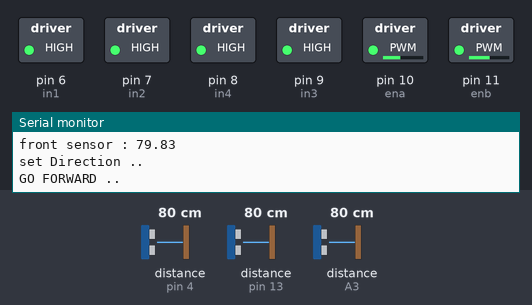
This sketch was run on a simulated Arduino Mega 2560, built with avr-gcc and run on an emulated ATmega2560. Shown: switched loads named in the sketch (green lamp = pin HIGH), the last lines printed to the serial monitor. Wiring (inferred from the names in the program): 3 × ultrasonic range finder: trigger pin 5, echo pin 4 / trigger pin 12, echo pin 13 / trigger A2, echo A3. Dashed ring = blinking. The test bench sets the inputs (shaded band); at power-on: distance to the obstacle (sensors on pin 13, pin 4, A3) 80 cm. The echo pulse lasts 58.3 µs per cm; pins used as bus, display or sensor lines are not drawn.

Above: at 2.2 s.
2.3 s: distance to the obstacle (sensor on pin 13) set to 14 cm
At 2.64 s:
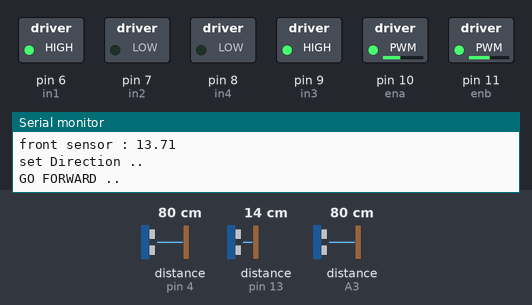
5.8 s: distance to the obstacle (sensor on pin 13) set to 11 cm
At 7.0 s:
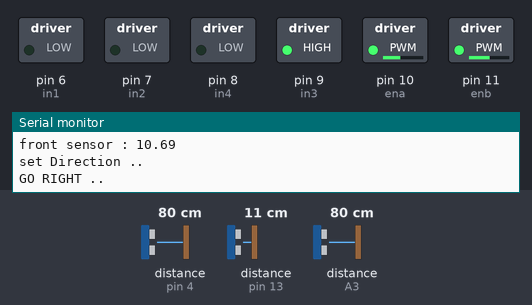
9.8 s: distance to the obstacle (sensor on pin 4) set to 2 cm
13.8 s: distance to the obstacle (sensor on A3) set to 15 cm
15.6 s: distance to the obstacle (sensor on A3) set to 11 cm
At 16.96 s:
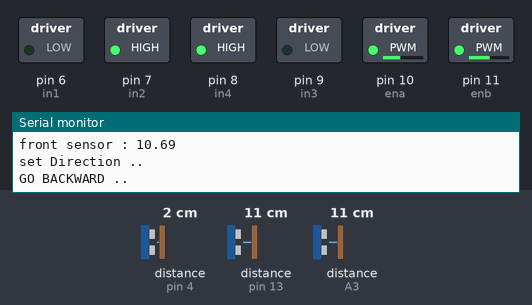
19.6 s: distance to the obstacle (sensor on A3) set to 18 cm
At 21.3 s:
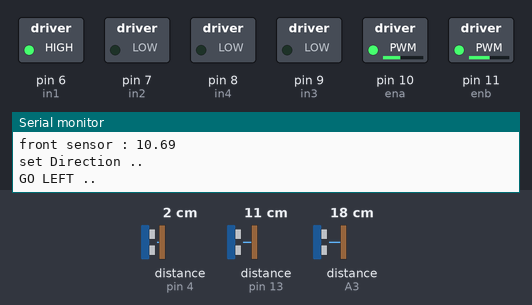
Timing chart, 0 to 24.6 s (numbered marks = the images above; inputs shaded):
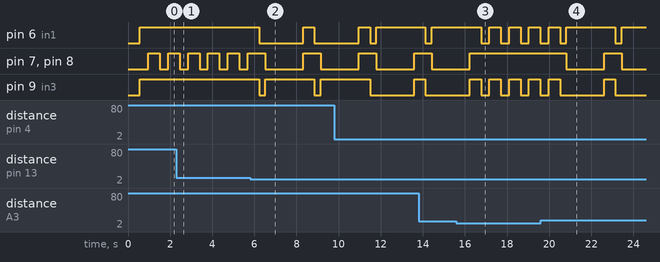

Measured:
- the behaviour switches between 13 and 12 cm on distance to the obstacle (sensor on pin 13) (found by bisection; images 1 and 2)
- the behaviour switches between 13 and 12 cm on distance to the obstacle (sensor on A3) (found by bisection; images 2 and 3)
- after the input at 5.8 s, pin 6 (in1): HIGH → LOW after 0.42 s, → HIGH 2.1 s later, → LOW 0.53 s later; pin 9 (in3): alternates HIGH for 2.3 s and LOW for 0.30 s, starting after 0.42 s
- after the input at 15.6 s, pin 7 (in2), pin 8 (in4): goes on until 16.2 s, then stays HIGH; pin 9 (in3): alternates HIGH for 0.54 s and LOW for 0.40 s, starting after 1.6 s
- after the input at 19.6 s, pin 7 (in2), pin 8 (in4): HIGH → LOW after 1.2 s, → HIGH 1.8 s later, → LOW 0.83 s later; pin 9 (in3): LOW → HIGH after 3.0 s, → LOW 0.53 s later

The sketch:

Done.ino
```cpp
// Include the TimerOne Library from Paul Stoffregen
//#include "TimerOne.h"
#include <NewPing.h>
//#include <ArduinoRobot.h>
// for 3 Ultra Sensor
int trigPinL =A2;
int echoPinL = A3;

int trigPinF = 12;
int echoPinF = 13;

int trigPinR = 5;
int echoPinR = 4;


int dir;


#define STOP 0
#define FORWARD 1
#define BACKWARD 2
#define LEFT 3
#define RIGHT 4


#define MAX_DISTANCE 100


boolean frontwall ;
boolean leftwall ;
boolean rightwall ;

int wall_threshold =12;

//int left_threshold = 10 ;
//int right_threshold = 10 ;
int front_threshold = 12;

// Constants for Interrupt Pins
// Change values if not using Arduino Uno

const byte MOTOR1 = 2;  // Motor 1 Interrupt Pin - INT 0
const byte MOTOR2 = 3;  // Motor 2 Interrupt Pin - INT 1


int in1 = 6; //R
int in2 = 7;
int in3 = 9; //L
int in4 = 8;

int ena = 10; //right
int enb = 11; //left


NewPing sonarLeft(trigPinL, echoPinL, MAX_DISTANCE); // NewPing setup of pins and maximum distance.
NewPing sonarRight(trigPinR, echoPinR, MAX_DISTANCE);
NewPing sonarFront(trigPinF, echoPinF, MAX_DISTANCE);


float oldLeftSensor, oldRightSensor, leftSensor, rightSensor, frontSensor, oldFrontSensor, lSensor, rSensor, fSensor;


void setup() {
 Serial.begin(9600);
  pinMode(trigPinF, OUTPUT);
  pinMode(echoPinF, INPUT);

  pinMode(trigPinL, OUTPUT);
  pinMode(echoPinL, INPUT);

  pinMode(trigPinR, OUTPUT);
  pinMode(echoPinR, INPUT);

  pinMode(ena, OUTPUT);
  pinMode(enb, OUTPUT);
  pinMode(in1, OUTPUT);
  pinMode(in2, OUTPUT);
  pinMode(in3, OUTPUT);
  pinMode(in4, OUTPUT);
  analogWrite(ena,110);
  analogWrite(enb,130);

//setDirection(FORWARD);


}

void loop() {

//setDirection(LEFT);
//setDirection(RIGHT);
//setDirection(FORWARD);
//setDirection(FORWARD);
while(true){
delay(500);
ReadSensors();
walls();


if (frontwall == true ) {
    if (rightwall == true ){
      if (leftwall == true ){
       setDirection(BACKWARD);
      }else{
        setDirection(LEFT);
      }
    }else{
      setDirection(RIGHT);
    }


}else{
  setDirection(FORWARD);
}


 /*
 // if (!frontwall || !leftwall || !rightwall){
ReadSensors();
walls();
/*Serial.println("frontwall");
    Serial.println(frontwall);
  Serial.println("leftwall");
  Serial.println(leftwall);
  Serial.println("rightwall");
  Serial.println(rightwall);
delay(500);
if (frontwall == false ){
  setDirection(FORWARD);
}
else if (leftwall == false ) {
 setDirection(LEFT);
}else if(rightwall == false){
  setDirection(RIGHT);
}else{
 setDirection(STOP);
}
*/


}
}


void ReadSensors() {

//leftSensor = sonarLeft.ping_cm(); //ping in cm
//rightSensor = sonarRight.ping_cm();
//frontSensor = sonarFront.ping_cm();
//Serial.print("left sensor : ");
//Serial.println(leftSensor);
//Serial.print("right sensor : ");
//Serial.println(rightSensor);
//Serial.print("front sensor : ");
//Serial.println(frontSensor);
//
// oldLeftSensor = leftSensor; // save old readings for movment
// oldRightSensor = rightSensor;
// oldFrontSensor = frontSensor;

long duration;
  digitalWrite(trigPinL, LOW);  // Added this line
  delayMicroseconds(2); // Added this line
  digitalWrite(trigPinL, HIGH);
  delayMicroseconds(10); // Added this line
  digitalWrite(trigPinL, LOW);
  duration = pulseIn(echoPinL, HIGH);
  leftSensor = (duration/2) / 29.1;
  digitalWrite(trigPinF, LOW);  // Added this line
  delayMicroseconds(2); // Added this line
  digitalWrite(trigPinF, HIGH);
  delayMicroseconds(10); // Added this line
  digitalWrite(trigPinF, LOW);
  duration = pulseIn(echoPinF, HIGH);
  frontSensor = (duration/2) / 29.1;
  digitalWrite(trigPinR, LOW);  // Added this line
  delayMicroseconds(2); // Added this line
  digitalWrite(trigPinR, HIGH);
  delayMicroseconds(10); // Added this line
  digitalWrite(trigPinR, LOW);
  duration = pulseIn(echoPinR, HIGH);
  rightSensor = (duration/2) / 29.1;


Serial.print("left sensor : ");
Serial.println(leftSensor);
Serial.print("right sensor : ");
Serial.println(rightSensor);
Serial.print("front sensor : ");
Serial.println(frontSensor);


}


void walls() {


  if (  leftSensor < wall_threshold || leftSensor >= 1000 ) {
    leftwall = true ;
  }
  else {
    leftwall = false ;
  }


  if (  rightSensor < wall_threshold || rightSensor >=1000) {
    rightwall = true ;
  }
  else {
    rightwall = false ;


  } if (  frontSensor < front_threshold || frontSensor >=1000 ) {
    frontwall = true ;
  }
  else {
    frontwall = false ;
  }

}


void setDirection(int dir) {

  Serial.print("set Direction .. \n\n");
  if ( dir == FORWARD ) {
   Serial.print("GO FORWARD .. \n");
 // analogWrite(ena,110);
  //analogWrite(enb,130);
  digitalWrite(in1, HIGH);
  digitalWrite(in2, LOW);
  digitalWrite(in3, HIGH);
  digitalWrite(in4, LOW);
  delay(400);//400
  digitalWrite(in1, HIGH);   // Left wheel forward
  digitalWrite(in2, HIGH );
  digitalWrite(in3, HIGH );  // Right wheel forward
  digitalWrite(in4, HIGH);


  }
  else if ( dir == LEFT ) {
    Serial.print("GO LEFT .. \n");
//
  digitalWrite(in1, LOW);
  digitalWrite(in2, HIGH);
  digitalWrite(in3, LOW);
  digitalWrite(in4, HIGH);
  delay(300);


  digitalWrite(in1, HIGH);
  digitalWrite(in2, LOW);
  digitalWrite(in3, LOW);
  digitalWrite(in4, LOW);
  delay(1800);//1500
  digitalWrite(in1, HIGH);   // Left wheel forward
  digitalWrite(in2, HIGH );
  digitalWrite(in3, HIGH );  // Right wheel forward
  digitalWrite(in4, HIGH);


 // delay(100);


  }
  else if ( dir == RIGHT ) {
   digitalWrite(in1, LOW);
  digitalWrite(in2, HIGH);
  digitalWrite(in3, LOW);
  digitalWrite(in4, HIGH);
  delay(300);

    Serial.print("GO RIGHT .. \n");
  digitalWrite(in1, LOW);
  digitalWrite(in2, LOW);
  digitalWrite(in3, HIGH);
  digitalWrite(in4, LOW);
  delay(1800);

  digitalWrite(in1, HIGH);   // Left wheel forward
  digitalWrite(in2, HIGH );
  digitalWrite(in3, HIGH );  // Right wheel forward
  digitalWrite(in4, HIGH);


 // delay(100);


  }
  else if ( dir == STOP ) {
    Serial.print("STOP!!!!!!! .. \n");
    digitalWrite(in1, HIGH);   // Left wheel forward
    digitalWrite(in2, HIGH );
    digitalWrite(in3, HIGH );  // Right wheel forward
    digitalWrite(in4, HIGH);
  }
  else if ( dir == BACKWARD ) {
  Serial.print("GO BACKWARD .. \n");
  //  analogWrite(ena,110);
  //analogWrite(enb,130);
  digitalWrite(in1, LOW);
  digitalWrite(in2, HIGH);
  digitalWrite(in3, LOW);
  digitalWrite(in4, HIGH);


   delay(400);
  digitalWrite(in1, HIGH);   // Left wheel forward
  digitalWrite(in2, HIGH );
  digitalWrite(in3, HIGH );  // Right wheel forward
  digitalWrite(in4, HIGH);


  }


}
```
